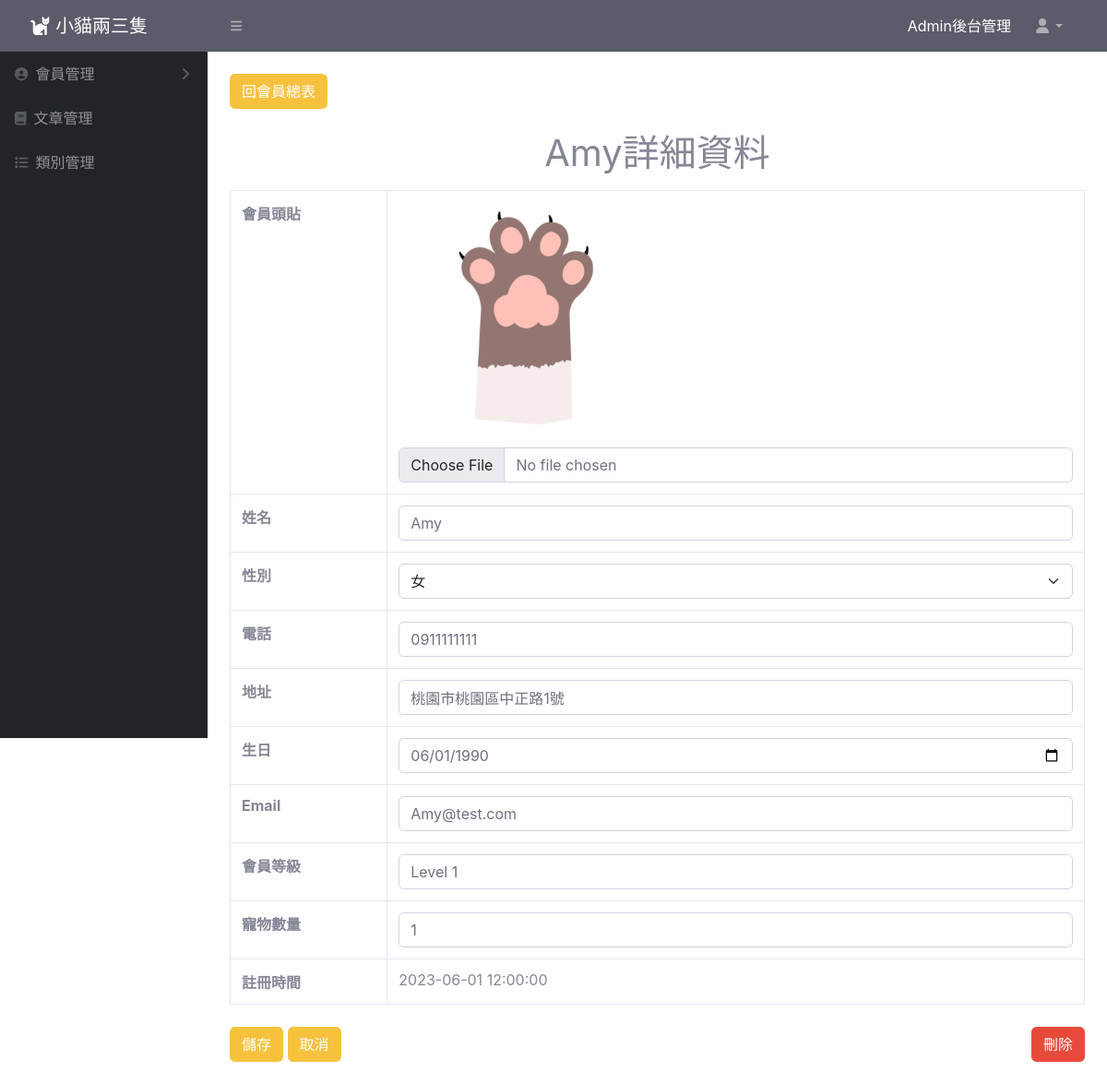
The page /pet_admin/user-edit.php?id=1 on the database its author committed.
### tables this page shows
CREATE TABLE `userinfo` (
  `user_id` int(11) NOT NULL,
  `name` varchar(30) NOT NULL,
  `phone` varchar(30) NOT NULL,
  `email` varchar(30) NOT NULL,
  `address` varchar(50) NOT NULL,
  `birthday` date NOT NULL,
  `pet_number` int(30) NOT NULL,
  `gender` varchar(8) NOT NULL,
  `cover_photo` varchar(200) NOT NULL,
  `level_id` varchar(10) NOT NULL,
  `created_at` datetime NOT NULL,
  `updated_at` datetime NOT NULL
);

### pet_admin/user/user-edit.php (the view, shortened to what this page needs)
<?php
$id = $_GET["id"];
require_once("./db_connect1.php");
$sql = "SELECT*FROM userinfo WHERE user_id=$id";
$result = $conn->query($sql);
$row = $result->fetch_assoc();
?>
<!doctype html>
<html lang="en">
<head>
  <link href="https://cdn.jsdelivr.net/npm/bootstrap@5.2.1/dist/css/bootstrap.min.css" rel="stylesheet"
>
    <link href="css/sb-admin-2.min.css" rel="stylesheet">
</head>
<body>
    <div class="container">
        <div class="py-4">
            <a class="btn btn-warning" href="user-list.php">回會員總表</a>
        </div>
        <form action="doUserUpdate.php" method="post" class="" enctype="multipart/form-data">
            <h1 class="mb-3 text-center"><?=$row["name"]?>詳細資料</h1>
            <table class="table table-bordered">
                <tr>
                    <th>會員頭貼</th>
                    <td>
                        <img src="images/<?=$row["cover_photo"]?>" alt="" class="object-fit-cover mb-3 ms-3" id="img">
                        <input type="file" name="file" class="form-control" id="imginput" required>
                    </td>
                </tr>
                <tr>
                    <th>姓名</th>
                    <td>
                        <input type="text" class="form-control" value=<?= $row["name"] ?> name="name" id="">
                    </td>
                </tr>
                <tr>
                    <th>性別</th>
                    <td>
                        <select name="gender" id="" class="form-select">
                            <option value="女"<?php if($row["gender"]=="女")echo "selected"?>>女</option>
                        </select>
                    </td>
                </tr>
                <tr>
                    <th>電話</th>
                    <td>
                        <input type="tel" class="form-control" value=<?= $row["phone"] ?> name="phone" id="">
                    </td>
                </tr>
                <tr>
                    <th>地址</th>
                    <td>
                        <input type="text" class="form-control" value=<?= $row["address"] ?> name="address" id="">
                    </td>
                </tr>
                <tr>
                    <th>生日</th>
                    <td>
                        <input type="date" class="form-control" value=<?= $row["birthday"] ?> name="birthday" id="">
                    </td>
                </tr>
                <tr>
                    <th>Email</th>
                    <td>
                        <input type="email" class="form-control" value=<?= $row["email"] ?> name="email" id="">
                    </td>
                </tr>
                <tr>
                    <th>會員等級</th>
                    <td>
                        <select name="level_id" id="" class="form-control">
                            <option value="1" <?php if($row["level_id"]=="1")echo "selected"?> >Level 1</option>
                        </select>
                    </td>
                </tr>
                <tr>
                    <th>寵物數量</th>
                    <td>
                        <input type="number" class="form-control" value=<?= $row["pet_number"] ?> name="pet_number" id="">
                    </td>
                </tr>
                <tr>
                    <th>註冊時間</th>
                    <td><?= $row["created_at"] ?></td>
                </tr>
            </table>
            <div class="py-2 d-flex justify-content-between">
                <div>
                    <button class="btn btn-warning" type="submit">儲存</button>
                    <a href="user.php?id=<?= $row["user_id"] ?>" class="btn btn-warning">取消</a>
                </div>
                <button class="btn btn-danger" data-bs-toggle="modal" data-bs-target="#exampleModal" type="button">刪除</button>
            </div>
        </form>
    </div>
</body>
</html>

### pet_admin/user/user-edit.php (style rules this page uses)
.object-fit-cover { border-radius: 50%; background-color: white; width: 250px; height: 250px; object-fit: cover; overflow: hidden; }

### rows shown on the page
userinfo: name "Amy", cover_photo (picture), gender "女", phone "0911111111", address "桃園市桃園區中正路1號", birthday "06/01/1990", email "Amy@test.com", level_id "Level 1", pet_number "1", created_at "2023-06-01 12:00:00"
